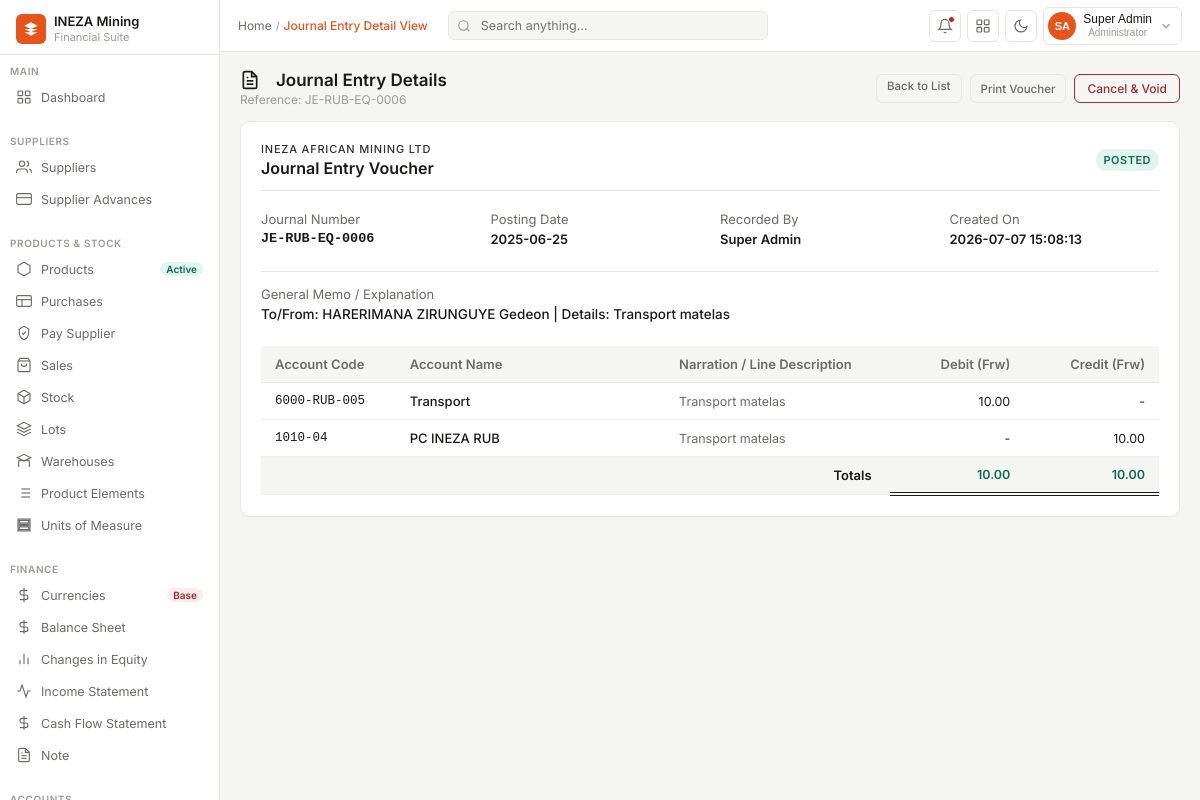
Page /pages/journal_entries/view?id=18 (signed in) on the earlier database version.
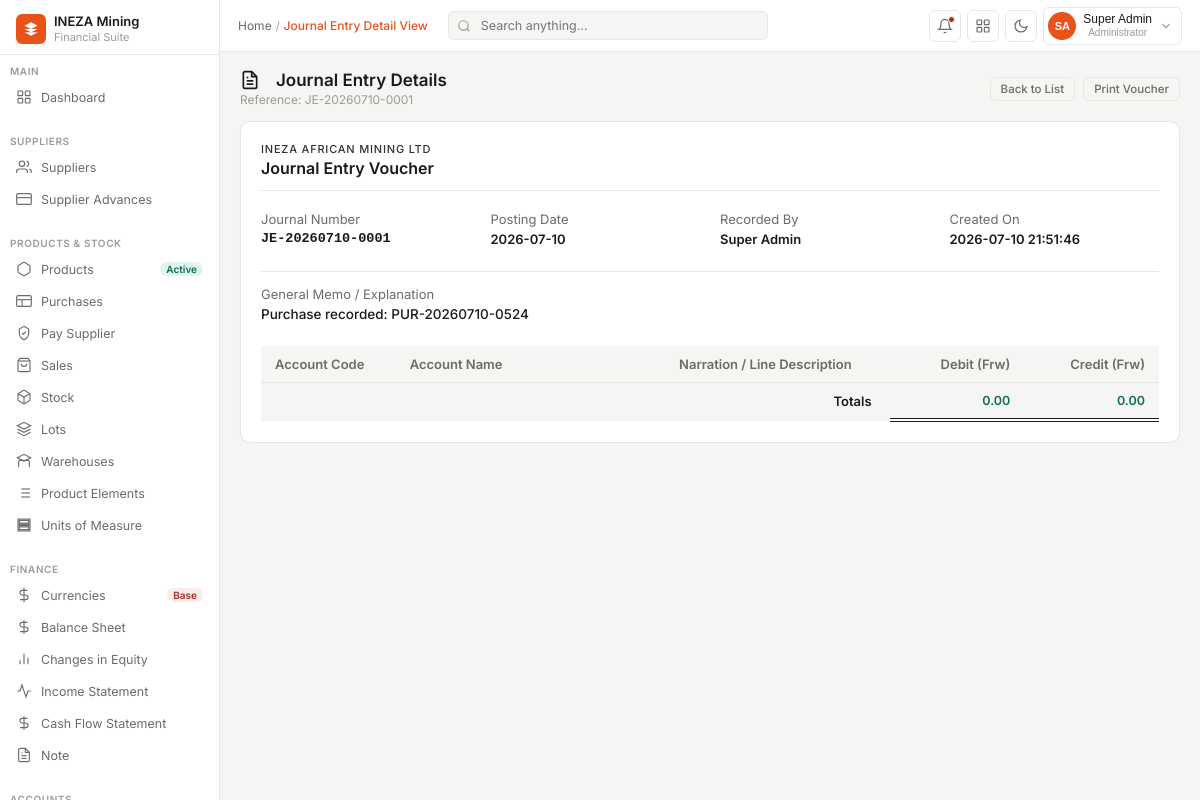
Same page on the later database version.
### tables this page shows
CREATE TABLE `journal_entries` (
  `id` bigint(20) NOT NULL,
  `journal_no` varchar(100) DEFAULT NULL,
  `entry_date` date DEFAULT NULL,
  `description` text DEFAULT NULL,
  `statuss` enum('DRAFT','POSTED','CANCELLED') NOT NULL DEFAULT 'DRAFT',
  `created_by` bigint(20) DEFAULT NULL,
  `created_at` timestamp NOT NULL DEFAULT current_timestamp()
);

CREATE TABLE `journal_entry_lines` (
  `id` bigint(20) NOT NULL,
  `journal_entry_id` bigint(20) NOT NULL,
  `parent_account_id` bigint(20) NOT NULL,
  `account_id` bigint(20) NOT NULL,
  `debit` decimal(18,2) DEFAULT 0.00,
  `credit` decimal(18,2) DEFAULT 0.00,
  `currency_id` bigint(20) NOT NULL,
  `exchange_rate` decimal(18,6) DEFAULT 1.000000,
  `amount_currency` decimal(18,2) NOT NULL,
  `amount_base` decimal(18,2) NOT NULL,
  `description` varchar(255) DEFAULT NULL
);

CREATE TABLE `accounts` (
  `id` bigint(20) UNSIGNED NOT NULL,
  `account_type_id` int(11) NOT NULL,
  `account_code` varchar(20) NOT NULL,
  `account_name` varchar(255) NOT NULL,
  `is_active` tinyint(1) DEFAULT 1,
  `description` text DEFAULT NULL,
  `created_at` timestamp NOT NULL DEFAULT current_timestamp(),
  `updated_at` timestamp NOT NULL DEFAULT current_timestamp() ON UPDATE current_timestamp()
);

### pages/journal_entries/view.php (the view, shortened to what the rows shown need)
<?php
require_once __DIR__ . '/../../config/db.php';
$id = isset($_GET['id']) ? (int)$_GET['id'] : 0;
$query = "SELECT je.*, CONCAT(u.first_name, ' ', u.last_name) as creator_name
          FROM journal_entries je
          LEFT JOIN users u ON je.created_by = u.id
          WHERE je.id = $id LIMIT 1";
$result = mysqli_query($conn, $query);
$entry = mysqli_fetch_assoc($result);
$linesQuery = "SELECT jel.*, a.account_code, a.account_name, c.code as currency_code
               FROM journal_entry_lines jel
               JOIN accounts a ON jel.account_id = a.id
               JOIN currencies c ON jel.currency_id = c.id
               WHERE jel.journal_entry_id = $id
               ORDER BY jel.debit DESC, jel.id ASC";
$linesResult = mysqli_query($conn, $linesQuery);
$lines = [];
if ($linesResult) {
    while ($row = mysqli_fetch_assoc($linesResult)) {
        $lines[] = $row;
    }
}
?>
<!DOCTYPE html>
<html lang="en">
<head>
<link rel="stylesheet" href="../../src/css/dashboard.css">
<link rel="stylesheet" href="../../src/css/sidebar.css">
<link rel="stylesheet" href="../../src/css/navbar.css">
<link rel="stylesheet" href="../../src/css/journal_entries.css">
</head>
<body>
<div class="main">
  <div class="content" id="journalViewContent">
    <div class="page-header">
      <div>
        <h1 class="page-title">
          Journal Entry Details
        </h1>
        <div class="page-sub">Reference: <?php echo htmlspecialchars($entry['journal_no']); ?></div>
      </div>
    </div>
    <div class="journal-container">
      <div class="journal-card">
        <div class="journal-card-header">
          <div>
            <span class="status-badge <?php echo strtolower($entry['statuss']); ?>">
              <?php echo htmlspecialchars($entry['statuss']); ?>
            </span>
          </div>
        </div>
        <div style="display: grid; grid-template-columns: repeat(auto-fit, minmax(200px, 1fr)); gap: 20px; margin-bottom: 24px; font-size: 13px;">
          <div>
            <div style="color: var(--text2); margin-bottom: 4px;">Journal Number</div>
            <div style="font-weight: 600; font-family: monospace; font-size: 13.5px;"><?php echo htmlspecialchars($entry['journal_no']); ?></div>
          </div>
          <div>
            <div style="color: var(--text2); margin-bottom: 4px;">Posting Date</div>
            <div style="font-weight: 600;"><?php echo date('Y-m-d', strtotime($entry['entry_date'])); ?></div>
          </div>
          <div>
            <div style="color: var(--text2); margin-bottom: 4px;">Created On</div>
            <div style="font-weight: 600;"><?php echo date('Y-m-d H:i:s', strtotime($entry['created_at'])); ?></div>
          </div>
        </div>
        <div style="font-size: 13px; margin-bottom: 24px; border-top: 1px solid var(--border); padding-top: 14px;">
          <div style="color: var(--text2); margin-bottom: 4px;">General Memo / Explanation</div>
          <div style="font-weight: 500; font-size: 13.5px; color: var(--text);"><?php echo htmlspecialchars($entry['description']); ?></div>
        </div>
        <div class="note-table-wrapper">
          <table class="journal-table">
            <thead>
              <tr>
                <th style="width: 15%;">Account Code</th>
                <th style="width: 30%;">Account Name</th>
                <th style="width: 25%;">Narration / Line Description</th>
                <th class="num-val" style="width: 15%;">Debit (Frw)</th>
                <th class="num-val" style="width: 15%;">Credit (Frw)</th>
              </tr>
            </thead>
            <tbody>
              <?php foreach ($lines as $line): ?>
                <tr>
                  <td style="font-family: monospace; font-size: 12.5px; font-weight: 500;"><?php echo htmlspecialchars($line['account_code']); ?></td>
                  <td style="font-weight: 500;"><?php echo htmlspecialchars($line['account_name']); ?></td>
                  <td style="color: var(--text2); font-size: 12.5px;"><?php echo htmlspecialchars($line['description'] ?? ''); ?></td>
                  <td class="num-val"><?php echo $line['debit'] > 0 ? number_format($line['debit'], 2) : '-'; ?></td>
                  <td class="num-val"><?php echo $line['credit'] > 0 ? number_format($line['credit'], 2) : '-'; ?></td>
                </tr>
              <?php endforeach; ?>
            </tbody>
          </table>
        </div>
      </div>
    </div>
  </div>
</div>
</body>
</html>

Differences in the rows shown:
removed journal_entry_lines: account.account_code "6000-RUB-005", account.account_name "Transport", description "Transport matelas", debit "10.00"
removed journal_entry_lines: account.account_code "1010-04", account.account_name "PC INEZA RUB", description "Transport matelas", credit "10.00"
changed journal_entries: journal_no "JE-RUB-EQ-0006" → "JE-20260710-0001"; entry_date "2025-06-25" → "2026-07-10"; created_at "2026-07-07 15:08:13" → "2026-07-10 21:51:46"; description "To/From: HARERIMANA ZIRUNGUYE Gedeon | Details: Transport matelas" → "Purchase recorded: PUR-20260710-0524"; statuss "POSTED" → (not shown)
Other differences:
$totalDebit: "10.00" → "0.00"
$totalCredit: "10.00" → "0.00"
text no longer shown: "Cancel & Void"
